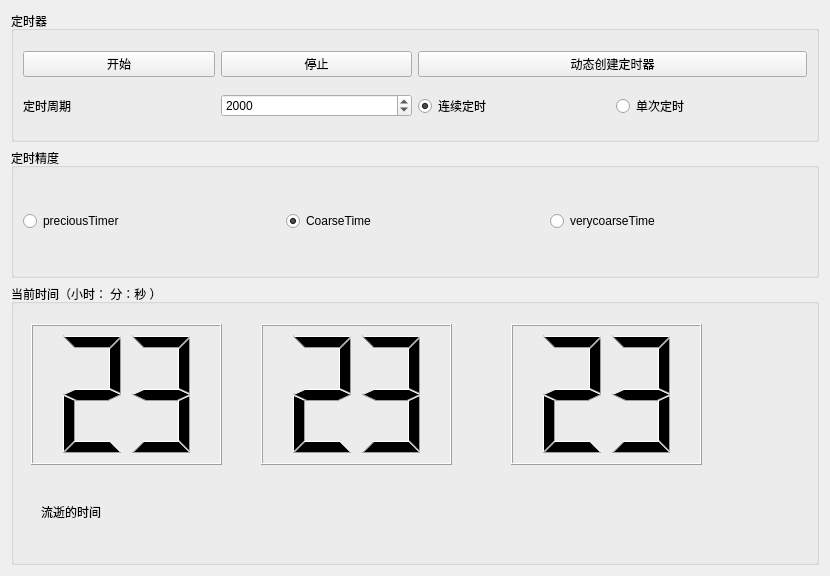
<?xml version="1.0" encoding="UTF-8"?>
<ui version="4.0">
 <class>Widget</class>
 <widget class="QWidget" name="Widget">
  <property name="geometry">
   <rect>
    <x>0</x>
    <y>0</y>
    <width>830</width>
    <height>576</height>
   </rect>
  </property>
  <property name="windowTitle">
   <string>Widget</string>
  </property>
  <layout class="QGridLayout" name="gridLayout_3">
   <item row="0" column="0">
    <widget class="QGroupBox" name="groupBox">
     <property name="title">
      <string>定时器</string>
     </property>
     <layout class="QGridLayout" name="gridLayout">
      <item row="0" column="0">
       <widget class="QPushButton" name="btnstart">
        <property name="text">
         <string>开始</string>
        </property>
       </widget>
      </item>
      <item row="0" column="1">
       <widget class="QPushButton" name="btnstop">
        <property name="text">
         <string>停止</string>
        </property>
       </widget>
      </item>
      <item row="0" column="2" colspan="2">
       <widget class="QPushButton" name="btnoneshot">
        <property name="text">
         <string>动态创建定时器</string>
        </property>
       </widget>
      </item>
      <item row="1" column="0">
       <widget class="QLabel" name="label">
        <property name="text">
         <string>定时周期</string>
        </property>
       </widget>
      </item>
      <item row="1" column="1">
       <widget class="QSpinBox" name="spinBox">
        <property name="maximum">
         <number>100000</number>
        </property>
        <property name="value">
         <number>2000</number>
        </property>
       </widget>
      </item>
      <item row="1" column="2">
       <widget class="QRadioButton" name="rbtncontinue">
        <property name="text">
         <string>连续定时</string>
        </property>
        <property name="checked">
         <bool>true</bool>
        </property>
       </widget>
      </item>
      <item row="1" column="3">
       <widget class="QRadioButton" name="onerbtntime">
        <property name="text">
         <string>单次定时</string>
        </property>
       </widget>
      </item>
     </layout>
    </widget>
   </item>
   <item row="1" column="0">
    <widget class="QGroupBox" name="groupBox_2">
     <property name="title">
      <string>定时精度</string>
     </property>
     <layout class="QGridLayout" name="gridLayout_2">
      <item row="0" column="0">
       <widget class="QRadioButton" name="precioustime">
        <property name="text">
         <string>preciousTimer</string>
        </property>
       </widget>
      </item>
      <item row="0" column="1">
       <widget class="QRadioButton" name="coarsetime">
        <property name="text">
         <string>CoarseTime</string>
        </property>
        <property name="checked">
         <bool>true</bool>
        </property>
       </widget>
      </item>
      <item row="0" column="2">
       <widget class="QRadioButton" name="vercoarsetime">
        <property name="text">
         <string>verycoarseTime</string>
        </property>
       </widget>
      </item>
     </layout>
    </widget>
   </item>
   <item row="2" column="0">
    <widget class="QGroupBox" name="groupBox_3">
     <property name="minimumSize">
      <size>
       <width>781</width>
       <height>281</height>
      </size>
     </property>
     <property name="title">
      <string>当前时间（小时： 分：秒 ）</string>
     </property>
     <widget class="QLCDNumber" name="lcdhour">
      <property name="geometry">
       <rect>
        <x>20</x>
        <y>40</y>
        <width>191</width>
        <height>141</height>
       </rect>
      </property>
      <property name="digitCount">
       <number>2</number>
      </property>
      <property name="intValue" stdset="0">
       <number>23</number>
      </property>
     </widget>
     <widget class="QLCDNumber" name="lcdmin">
      <property name="geometry">
       <rect>
        <x>250</x>
        <y>40</y>
        <width>191</width>
        <height>141</height>
       </rect>
      </property>
      <property name="digitCount">
       <number>2</number>
      </property>
      <property name="intValue" stdset="0">
       <number>23</number>
      </property>
     </widget>
     <widget class="QLCDNumber" name="lcdsec">
      <property name="geometry">
       <rect>
        <x>500</x>
        <y>40</y>
        <width>191</width>
        <height>141</height>
       </rect>
      </property>
      <property name="digitCount">
       <number>2</number>
      </property>
      <property name="intValue" stdset="0">
       <number>23</number>
      </property>
     </widget>
     <widget class="QLabel" name="label_2">
      <property name="geometry">
       <rect>
        <x>30</x>
        <y>220</y>
        <width>611</width>
        <height>16</height>
       </rect>
      </property>
      <property name="text">
       <string>流逝的时间</string>
      </property>
     </widget>
    </widget>
   </item>
  </layout>
 </widget>
 <resources/>
 <connections/>
</ui>
